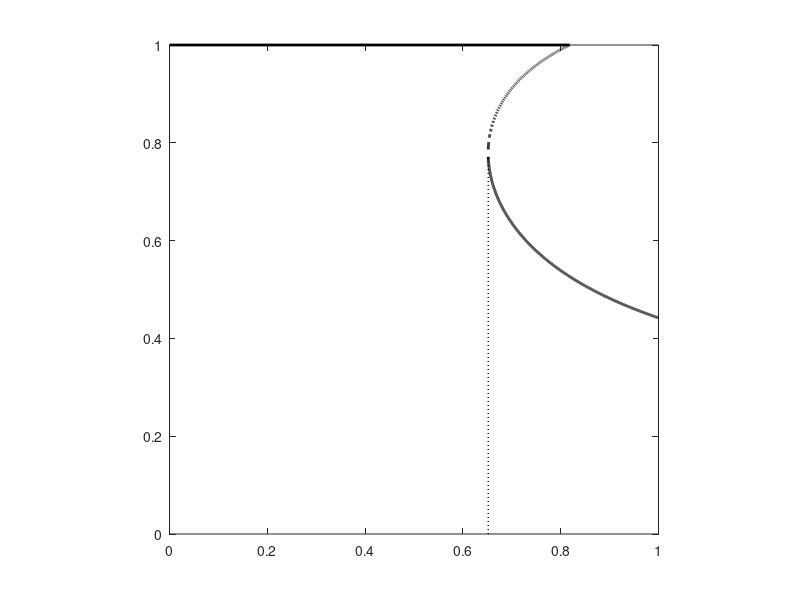

MATLAB code to generate this figure:
R = 1; S = -0.1; T = 1.8; P = 0; G = 0.8; W = 0.1; theta = 1.0;
alpha = 0.49;
beta = 0.44;
a = 2*(G-W);
b = T-S-1;
c = a+b;
delta_1 = (b+S)/beta-1;
delta_2 = (b+sqrt(-4*S*(b+S)))/c;
x_c1 = zeros(1,100);
x_c2 = zeros(1,100);
x_c3 = zeros(1,100);
x_p = zeros(1,100);
x_pz = zeros(1,100);
k = 1;
for delta = 0.00:0.0001:1
    x_c1(k) = 1-(b+S)/((1+delta)*beta);
    x_c2(k) = ((c*delta-b-2*S)+sqrt((c*delta-b)^2+4*S*(b+S)))/(2*c*delta);
    x_c3(k) = ((c*delta-b-2*S)-sqrt((c*delta-b)^2+4*S*(b+S)))/(2*c*delta);
    x_p(k) = (c*delta-b-2*S+(1+delta)*(alpha+beta)-sqrt((c*delta-b-2*S+(1+delta)*(alpha+beta))^2+4*c*delta*(S-(1+delta)*alpha)))/(2*c*delta);
    x_pz(k) = (c*delta-b-2*S+(1+delta)*(alpha+beta)+sqrt((c*delta-b-2*S+(1+delta)*(alpha+beta))^2+4*c*delta*(S-(1+delta)*alpha)))/(2*c*delta);
    k = k+1;
end


delta_X1 = 0.8182:0.0001:1;
X1 = 8183:10001;
delta_X2 = 0.6372:0.0001:1;
X2 = 6373:10001;
delta_X3 = 0.6372:0.0001:1;
X3 = 6373:10001;
y1 = x_c1(X1);
hold on
plot(delta_X1,x_c1(X1),'k-','LineWidth', 2)
fill([delta_X1, fliplr(delta_X1)], [y1, zeros(size(y1))], ...
     [0.8 0.8 0.8], 'EdgeColor', 'none')
set(gca,'Layer','top')
hold off
xlim([0 1])
ylim([0 1])
pbaspect([1 1 1])
box on


delta_X1 = 0.8182:0.0001:1;
X1 = 8183:10001;
delta_X2 = 0.6372:0.0001:1;
X2 = 6373:10001;
delta_X3 = 0.6372:0.0001:1;
X3 = 6373:10001;
plot(delta_X2,x_c2(X2),'k-','LineWidth', 2)
hold on 
plot(delta_X3,x_c3(X3),'k--','LineWidth', 2)
plot([0 1],[0 0],'k-','LineWidth', 2)
plot([0.6372 0.6372],[0 0.2649],'k:','LineWidth', 1.2)
xlim([0 1])
ylim([0 1])
pbaspect([1 1 1])
hold off

delta_Xp = 0.6518:0.0001:1;
Xp = 6519:10001;
delta_Xpz = 0.6518:0.0001:0.8182;
Xpz = 6519:8183;
plot(delta_Xp,x_p(Xp),'k-','LineWidth', 2)
hold on
plot(delta_Xpz,x_pz(Xpz),'k--','LineWidth', 2)
plot([0 0.8182],[1 1],'k-','LineWidth', 2)
plot([0.6518 0.6518],[0 0.7748],'k:','LineWidth', 1)
xlim([0 1])
ylim([0 1])
pbaspect([1 1 1])
